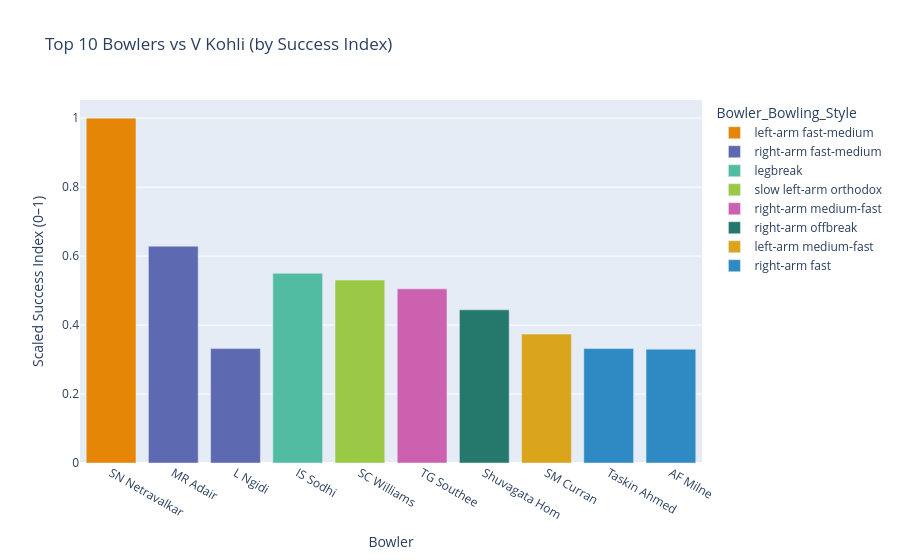
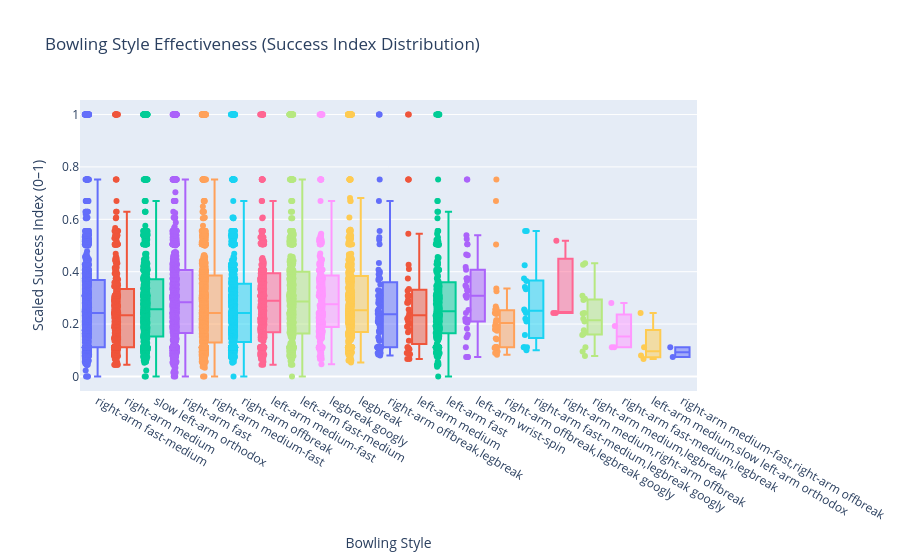
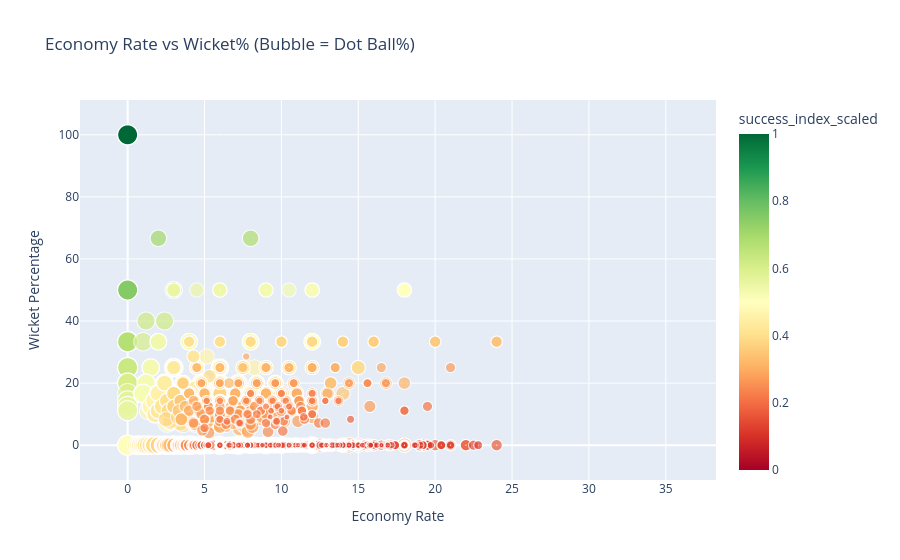

The cell these charts' notebook holds for them, in order:
### Code cell
import plotly.express as px
import plotly.graph_objects as go

# Load the generated success model file (if not already in memory)
bowling_success = pd.read_csv('bowling_success_model.csv')

print(" Bowling success data loaded:", bowling_success.shape)

# Ensure proper sorting for display
bowling_success.sort_values(by='success_index_scaled', ascending=False, inplace=True)

#  Function: Top Bowlers vs a Specific Batsman ---
def show_top_bowlers_vs_batsman(batsman_query, top_n=10):
    # Case-insensitive partial matching
    mask = bowling_success['Batsman_Name'].str.lower().str.contains(batsman_query.lower(), na=False)
    subset = bowling_success[mask]
    
    if subset.empty:
        # Suggest similar names if not found
        possible_matches = [name for name in bowling_success['Batsman_Name'].unique() if batsman_query.lower() in name.lower()]
        if possible_matches:
            print(f"No exact match, but similar names found: {possible_matches[:5]}")
        else:
            print(f"No data found for '{batsman_query}'. Try a partial name (e.g., 'kohli' instead of 'Virat Kohli').")
        return
    
    fig = px.bar(
        subset.head(top_n),
        x='Bowler_Name',
        y='success_index_scaled',
        color='Bowler_Bowling_Style',
        hover_data=['economy_rate', 'wicket_percentage', 'dot_ball_percentage'],
        title=f"Top {top_n} Bowlers vs {subset['Batsman_Name'].iloc[0]} (by Success Index)",
        color_discrete_sequence=px.colors.qualitative.Vivid
    )
    fig.update_layout(xaxis_title='Bowler', yaxis_title='Scaled Success Index (0–1)')
    fig.show()

# Try again with partial matching
show_top_bowlers_vs_batsman("kohli")
# Bowling Style Performance Comparison 
def show_bowling_style_comparison():
    fig = px.box(
        bowling_success,
        x='Bowler_Bowling_Style',
        y='success_index_scaled',
        color='Bowler_Bowling_Style',
        title='Bowling Style Effectiveness (Success Index Distribution)',
        points='all'
    )
    fig.update_layout(xaxis_title='Bowling Style', yaxis_title='Scaled Success Index (0–1)', showlegend=False)
    fig.show()

#  Economy vs Wicket% Scatter ---
def show_economy_vs_wickets():
    fig = px.scatter(
        bowling_success,
        x='economy_rate',
        y='wicket_percentage',
        size='dot_ball_percentage',
        color='success_index_scaled',
        hover_name='Bowler_Name',
        title='Economy Rate vs Wicket% (Bubble = Dot Ball%)',
        color_continuous_scale='RdYlGn'
    )
    fig.update_layout(xaxis_title='Economy Rate', yaxis_title='Wicket Percentage')
    fig.show()


show_bowling_style_comparison()
show_economy_vs_wickets()

### Figure 1 — Plotly figure (JSON) as saved in the notebook; plotly's stock layout.template omitted (floating-point values rounded to 4 significant figures)
{"data": [{"customdata": [[0.0, 100.0, 100.0]], "hovertemplate": "Bowler_Bowling_Style=left-arm fast-medium<br>Bowler_Name=%{x}<br>success_index_scaled=%{y}<br>economy_rate=%{customdata[0]}<br>wicket_percentage=%{customdata[1]}<br>dot_ball_percentage=%{customdata[2]}<extra></extra>", "legendgroup": "left-arm fast-medium", "marker": {"color": "rgb(229, 134, 6)", "pattern": {"shape": ""}}, "name": "left-arm fast-medium", "orientation": "v", "showlegend": true, "textposition": "auto", "type": "bar", "x": ["SN Netravalkar"], "xaxis": "x", "y": [1.0], "yaxis": "y"}, {"customdata": [[0.0, 25.0, 100.0], [8.571, 14.29, 42.86]], "hovertemplate": "Bowler_Bowling_Style=right-arm fast-medium<br>Bowler_Name=%{x}<br>success_index_scaled=%{y}<br>economy_rate=%{customdata[0]}<br>wicket_percentage=%{customdata[1]}<br>dot_ball_percentage=%{customdata[2]}<extra></extra>", "legendgroup": "right-arm fast-medium", "marker": {"color": "rgb(93, 105, 177)", "pattern": {"shape": ""}}, "name": "right-arm fast-medium", "orientation": "v", "showlegend": true, "textposition": "auto", "type": "bar", "x": ["MR Adair", "L Ngidi"], "xaxis": "x", "y": [0.6287, 0.3317], "yaxis": "y"}, {"customdata": [[4.5, 50.0, 50.0]], "hovertemplate": "Bowler_Bowling_Style=legbreak<br>Bowler_Name=%{x}<br>success_index_scaled=%{y}<br>economy_rate=%{customdata[0]}<br>wicket_percentage=%{customdata[1]}<br>dot_ball_percentage=%{customdata[2]}<extra></extra>", "legendgroup": "legbreak", "marker": {"color": "rgb(82, 188, 163)", "pattern": {"shape": ""}}, "name": "legbreak", "orientation": "v", "showlegend": true, "textposition": "auto", "type": "bar", "x": ["IS Sodhi"], "xaxis": "x", "y": [0.5501], "yaxis": "y"}, {"customdata": [[1.5, 25.0, 75.0]], "hovertemplate": "Bowler_Bowling_Style=slow left-arm orthodox<br>Bowler_Name=%{x}<br>success_index_scaled=%{y}<br>economy_rate=%{customdata[0]}<br>wicket_percentage=%{customdata[1]}<br>dot_ball_percentage=%{customdata[2]}<extra></extra>", "legendgroup": "slow left-arm orthodox", "marker": {"color": "rgb(153, 201, 69)", "pattern": {"shape": ""}}, "name": "slow left-arm orthodox", "orientation": "v", "showlegend": true, "textposition": "auto", "type": "bar", "x": ["SC Williams"], "xaxis": "x", "y": [0.5303], "yaxis": "y"}, {"customdata": [[0.0, 0.0, 100.0]], "hovertemplate": "Bowler_Bowling_Style=right-arm medium-fast<br>Bowler_Name=%{x}<br>success_index_scaled=%{y}<br>economy_rate=%{customdata[0]}<br>wicket_percentage=%{customdata[1]}<br>dot_ball_percentage=%{customdata[2]}<extra></extra>", "legendgroup": "right-arm medium-fast", "marker": {"color": "rgb(204, 97, 176)", "pattern": {"shape": ""}}, "name": "right-arm medium-fast", "orientation": "v", "showlegend": true, "textposition": "auto", "type": "bar", "x": ["TG Southee"], "xaxis": "x", "y": [0.505], "yaxis": "y"}, {"customdata": [[6.857, 14.29, 71.43]], "hovertemplate": "Bowler_Bowling_Style=right-arm offbreak<br>Bowler_Name=%{x}<br>success_index_scaled=%{y}<br>economy_rate=%{customdata[0]}<br>wicket_percentage=%{customdata[1]}<br>dot_ball_percentage=%{customdata[2]}<extra></extra>", "legendgroup": "right-arm offbreak", "marker": {"color": "rgb(36, 121, 108)", "pattern": {"shape": ""}}, "name": "right-arm offbreak", "orientation": "v", "showlegend": true, "textposition": "auto", "type": "bar", "x": ["Shuvagata Hom"], "xaxis": "x", "y": [0.4441], "yaxis": "y"}, {"customdata": [[2.0, 0.0, 66.67]], "hovertemplate": "Bowler_Bowling_Style=left-arm medium-fast<br>Bowler_Name=%{x}<br>success_index_scaled=%{y}<br>economy_rate=%{customdata[0]}<br>wicket_percentage=%{customdata[1]}<br>dot_ball_percentage=%{customdata[2]}<extra></extra>", "legendgroup": "left-arm medium-fast", "marker": {"color": "rgb(218, 165, 27)", "pattern": {"shape": ""}}, "name": "left-arm medium-fast", "orientation": "v", "showlegend": true, "textposition": "auto", "type": "bar", "x": ["SM Curran"], "xaxis": "x", "y": [0.3738], "yaxis": "y"}, {"customdata": [[6.6, 0.0, 60.0], [2.667, 0.0, 55.56]], "hovertemplate": "Bowler_Bowling_Style=right-arm fast<br>Bowler_Name=%{x}<br>success_index_scaled=%{y}<br>economy_rate=%{customdata[0]}<br>wicket_percentage=%{customdata[1]}<br>dot_ball_percentage=%{customdata[2]}<extra></extra>", "legendgroup": "right-arm fast", "marker": {"color": "rgb(47, 138, 196)", "pattern": {"shape": ""}}, "name": "right-arm fast", "orientation": "v", "showlegend": true, "textposition": "auto", "type": "bar", "x": ["Taskin Ahmed", "AF Milne"], "xaxis": "x", "y": [0.3319, 0.33], "yaxis": "y"}], "layout": {"barmode": "relative", "legend": {"title": {"text": "Bowler_Bowling_Style"}, "tracegroupgap": 0}, "title": {"text": "Top 10 Bowlers vs V Kohli (by Success Index)"}, "xaxis": {"anchor": "y", "domain": [0, 1], "title": {"text": "Bowler"}}, "yaxis": {"anchor": "x", "domain": [0, 1], "title": {"text": "Scaled Success Index (0–1)"}}}}

### Figure 2 — Plotly figure (JSON) as saved in the notebook; plotly's stock layout.template omitted (floating-point values rounded to 4 significant figures; data arrays with more than 128 entries replaced by an {"elided": "..."} marker saying what was removed)
{"data": [{"alignmentgroup": "True", "boxpoints": "all", "hovertemplate": "Bowler_Bowling_Style=%{x}<br>success_index_scaled=%{y}<extra></extra>", "legendgroup": "right-arm fast-medium", "marker": {"color": "#636efa"}, "name": "right-arm fast-medium", "notched": false, "offsetgroup": "right-arm fast-medium", "orientation": "v", "showlegend": true, "type": "box", "x": {"elided": "1061 str values"}, "x0": " ", "xaxis": "x", "y": {"elided": "1061 float values"}, "y0": " ", "yaxis": "y"}, {"alignmentgroup": "True", "boxpoints": "all", "hovertemplate": "Bowler_Bowling_Style=%{x}<br>success_index_scaled=%{y}<extra></extra>", "legendgroup": "right-arm medium", "marker": {"color": "#EF553B"}, "name": "right-arm medium", "notched": false, "offsetgroup": "right-arm medium", "orientation": "v", "showlegend": true, "type": "box", "x": {"elided": "342 str values"}, "x0": " ", "xaxis": "x", "y": {"elided": "342 float values"}, "y0": " ", "yaxis": "y"}, {"alignmentgroup": "True", "boxpoints": "all", "hovertemplate": "Bowler_Bowling_Style=%{x}<br>success_index_scaled=%{y}<extra></extra>", "legendgroup": "slow left-arm orthodox", "marker": {"color": "#00cc96"}, "name": "slow left-arm orthodox", "notched": false, "offsetgroup": "slow left-arm orthodox", "orientation": "v", "showlegend": true, "type": "box", "x": {"elided": "881 str values"}, "x0": " ", "xaxis": "x", "y": {"elided": "881 float values"}, "y0": " ", "yaxis": "y"}, {"alignmentgroup": "True", "boxpoints": "all", "hovertemplate": "Bowler_Bowling_Style=%{x}<br>success_index_scaled=%{y}<extra></extra>", "legendgroup": "right-arm fast", "marker": {"color": "#ab63fa"}, "name": "right-arm fast", "notched": false, "offsetgroup": "right-arm fast", "orientation": "v", "showlegend": true, "type": "box", "x": {"elided": "1034 str values"}, "x0": " ", "xaxis": "x", "y": {"elided": "1034 float values"}, "y0": " ", "yaxis": "y"}, {"alignmentgroup": "True", "boxpoints": "all", "hovertemplate": "Bowler_Bowling_Style=%{x}<br>success_index_scaled=%{y}<extra></extra>", "legendgroup": "right-arm medium-fast", "marker": {"color": "#FFA15A"}, "name": "right-arm medium-fast", "notched": false, "offsetgroup": "right-arm medium-fast", "orientation": "v", "showlegend": true, "type": "box", "x": {"elided": "931 str values"}, "x0": " ", "xaxis": "x", "y": {"elided": "931 float values"}, "y0": " ", "yaxis": "y"}, {"alignmentgroup": "True", "boxpoints": "all", "hovertemplate": "Bowler_Bowling_Style=%{x}<br>success_index_scaled=%{y}<extra></extra>", "legendgroup": "right-arm offbreak", "marker": {"color": "#19d3f3"}, "name": "right-arm offbreak", "notched": false, "offsetgroup": "right-arm offbreak", "orientation": "v", "showlegend": true, "type": "box", "x": {"elided": "672 str values"}, "x0": " ", "xaxis": "x", "y": {"elided": "672 float values"}, "y0": " ", "yaxis": "y"}, {"alignmentgroup": "True", "boxpoints": "all", "hovertemplate": "Bowler_Bowling_Style=%{x}<br>success_index_scaled=%{y}<extra></extra>", "legendgroup": "left-arm medium-fast", "marker": {"color": "#FF6692"}, "name": "left-arm medium-fast", "notched": false, "offsetgroup": "left-arm medium-fast", "orientation": "v", "showlegend": true, "type": "box", "x": {"elided": "313 str values"}, "x0": " ", "xaxis": "x", "y": {"elided": "313 float values"}, "y0": " ", "yaxis": "y"}, {"alignmentgroup": "True", "boxpoints": "all", "hovertemplate": "Bowler_Bowling_Style=%{x}<br>success_index_scaled=%{y}<extra></extra>", "legendgroup": "left-arm fast-medium", "marker": {"color": "#B6E880"}, "name": "left-arm fast-medium", "notched": false, "offsetgroup": "left-arm fast-medium", "orientation": "v", "showlegend": true, "type": "box", "x": {"elided": "558 str values"}, "x0": " ", "xaxis": "x", "y": {"elided": "558 float values"}, "y0": " ", "yaxis": "y"}, {"alignmentgroup": "True", "boxpoints": "all", "hovertemplate": "Bowler_Bowling_Style=%{x}<br>success_index_scaled=%{y}<extra></extra>", "legendgroup": "legbreak googly", "marker": {"color": "#FF97FF"}, "name": "legbreak googly", "notched": false, "offsetgroup": "legbreak googly", "orientation": "v", "showlegend": true, "type": "box", "x": {"elided": "252 str values"}, "x0": " ", "xaxis": "x", "y": {"elided": "252 float values"}, "y0": " ", "yaxis": "y"}, {"alignmentgroup": "True", "boxpoints": "all", "hovertemplate": "Bowler_Bowling_Style=%{x}<br>success_index_scaled=%{y}<extra></extra>", "legendgroup": "legbreak", "marker": {"color": "#FECB52"}, "name": "legbreak", "notched": false, "offsetgroup": "legbreak", "orientation": "v", "showlegend": true, "type": "box", "x": {"elided": "441 str values"}, "x0": " ", "xaxis": "x", "y": {"elided": "441 float values"}, "y0": " ", "yaxis": "y"}, {"alignmentgroup": "True", "boxpoints": "all", "hovertemplate": "Bowler_Bowling_Style=%{x}<br>success_index_scaled=%{y}<extra></extra>", "legendgroup": "right-arm offbreak,legbreak", "marker": {"color": "#636efa"}, "name": "right-arm offbreak,legbreak", "notched": false, "offsetgroup": "right-arm offbreak,legbreak", "orientation": "v", "showlegend": true, "type": "box", "x": ["right-arm offbreak,legbreak", "right-arm offbreak,legbreak", "right-arm offbreak,legbreak", "right-arm offbreak,legbreak", "right-arm offbreak,legbreak", "right-arm offbreak,legbreak", "right-arm offbreak,legbreak", "right-arm offbreak,legbreak", "right-arm offbreak,legbreak", "right-arm offbreak,legbreak", "right-arm offbreak,legbreak", "right-arm offbreak,legbreak", "right-arm offbreak,legbreak", "right-arm offbreak,legbreak", "right-arm offbreak,legbreak", "right-arm offbreak,legbreak", "right-arm offbreak,legbreak", "right-arm offbreak,legbreak", "right-arm offbreak,legbreak", "right-arm offbreak,legbreak", "right-arm offbreak,legbreak", "right-arm offbreak,legbreak", "right-arm offbreak,legbreak", "right-arm offbreak,legbreak", "right-arm offbreak,legbreak", "right-arm offbreak,legbreak", "right-arm offbreak,legbreak", "right-arm offbreak,legbreak", "right-arm offbreak,legbreak", "right-arm offbreak,legbreak", "right-arm offbreak,legbreak", "right-arm offbreak,legbreak", "right-arm offbreak,legbreak", "right-arm offbreak,legbreak", "right-arm offbreak,legbreak", "right-arm offbreak,legbreak", "right-arm offbreak,legbreak", "right-arm offbreak,legbreak", "right-arm offbreak,legbreak", "right-arm offbreak,legbreak", "right-arm offbreak,legbreak", "right-arm offbreak,legbreak", "right-arm offbreak,legbreak", "right-arm offbreak,legbreak", "right-arm offbreak,legbreak", "right-arm offbreak,legbreak", "right-arm offbreak,legbreak", "right-arm offbreak,legbreak", "right-arm offbreak,legbreak", "right-arm offbreak,legbreak", "right-arm offbreak,legbreak", "right-arm offbreak,legbreak", "right-arm offbreak,legbreak", "right-arm offbreak,legbreak", "right-arm offbreak,legbreak", "right-arm offbreak,legbreak", "right-arm offbreak,legbreak", "right-arm offbreak,legbreak", "right-arm offbreak,legbreak", "right-arm offbreak,legbreak", "right-arm offbreak,legbreak", "right-arm offbreak,legbreak", "right-arm offbreak,legbreak", "right-arm offbreak,legbreak", "right-arm offbreak,legbreak", "right-arm offbreak,legbreak", "right-arm offbreak,legbreak", "right-arm offbreak,legbreak", "right-arm offbreak,legbreak", "right-arm offbreak,legbreak", "right-arm offbreak,legbreak", "right-arm offbreak,legbreak", "right-arm offbreak,legbreak", "right-arm offbreak,legbreak", "right-arm offbreak,legbreak", "right-arm offbreak,legbreak"], "x0": " ", "xaxis": "x", "y": [1.0, 1.0, 1.0, 0.7525, 0.67, 0.5557, 0.5314, 0.5223, 0.505, 0.4332, 0.4076, 0.4002, 0.3927, 0.3899, 0.3738, 0.3738, 0.3738, 0.3738, 0.3678, 0.3508, 0.3292, 0.3267, 0.3092, 0.3082, 0.3082, 0.3057, 0.2915, 0.2891, 0.2801, 0.2786, 0.2673, 0.2577, 0.2505, 0.2426, 0.2426, 0.2426, 0.239, 0.239, 0.2351, 0.2302, 0.2238, 0.2207, 0.2203, 0.2167, 0.2116, 0.2098, 0.2079, 0.2066, 0.1988, 0.1865, 0.1733, 0.1678, 0.15, 0.1411, 0.1353, 0.1114, 0.1114, 0.1114, 0.1114, 0.1114, 0.1114, 0.1114, 0.1114, 0.1114, 0.1114, 0.1114, 0.1114, 0.1069, 0.1058, 0.104, 0.1002, 0.09468, 0.08911, 0.08911, 0.08354, 0.0802], "y0": " ", "yaxis": "y"}, {"alignmentgroup": "True", "boxpoints": "all", "hovertemplate": "Bowler_Bowling_Style=%{x}<br>success_index_scaled=%{y}<extra></extra>", "legendgroup": "left-arm medium", "marker": {"color": "#EF553B"}, "name": "left-arm medium", "notched": false, "offsetgroup": "left-arm medium", "orientation": "v", "showlegend": true, "type": "box", "x": ["left-arm medium", "left-arm medium", "left-arm medium", "left-arm medium", "left-arm medium", "left-arm medium", "left-arm medium", "left-arm medium", "left-arm medium", "left-arm medium", "left-arm medium", "left-arm medium", "left-arm medium", "left-arm medium", "left-arm medium", "left-arm medium", "left-arm medium", "left-arm medium", "left-arm medium", "left-arm medium", "left-arm medium", "left-arm medium", "left-arm medium", "left-arm medium", "left-arm medium", "left-arm medium", "left-arm medium", "left-arm medium", "left-arm medium", "left-arm medium", "left-arm medium", "left-arm medium", "left-arm medium", "left-arm medium", "left-arm medium", "left-arm medium", "left-arm medium", "left-arm medium", "left-arm medium", "left-arm medium"], "x0": " ", "xaxis": "x", "y": [1.0, 1.0, 0.7525, 0.7525, 0.7525, 0.5446, 0.4264, 0.4101, 0.3738, 0.3342, 0.3276, 0.3082, 0.3082, 0.3082, 0.2915, 0.2859, 0.2818, 0.2814, 0.2554, 0.2393, 0.2277, 0.2203, 0.2203, 0.2098, 0.2014, 0.1931, 0.1901, 0.177, 0.1691, 0.1361, 0.1114, 0.1114, 0.1058, 0.104, 0.104, 0.08911, 0.08911, 0.08465, 0.06683, 0.06683], "y0": " ", "yaxis": "y"}, {"alignmentgroup": "True", "boxpoints": "all", "hovertemplate": "Bowler_Bowling_Style=%{x}<br>success_index_scaled=%{y}<extra></extra>", "legendgroup": "left-arm fast", "marker": {"color": "#00cc96"}, "name": "left-arm fast", "notched": false, "offsetgroup": "left-arm fast", "orientation": "v", "showlegend": true, "type": "box", "x": {"elided": "249 str values"}, "x0": " ", "xaxis": "x", "y": {"elided": "249 float values"}, "y0": " ", "yaxis": "y"}, {"alignmentgroup": "True", "boxpoints": "all", "hovertemplate": "Bowler_Bowling_Style=%{x}<br>success_index_scaled=%{y}<extra></extra>", "legendgroup": "left-arm wrist-spin", "marker": {"color": "#ab63fa"}, "name": "left-arm wrist-spin", "notched": false, "offsetgroup": "left-arm wrist-spin", "orientation": "v", "showlegend": true, "type": "box", "x": ["left-arm wrist-spin", "left-arm wrist-spin", "left-arm wrist-spin", "left-arm wrist-spin", "left-arm wrist-spin", "left-arm wrist-spin", "left-arm wrist-spin", "left-arm wrist-spin", "left-arm wrist-spin", "left-arm wrist-spin", "left-arm wrist-spin", "left-arm wrist-spin", "left-arm wrist-spin", "left-arm wrist-spin", "left-arm wrist-spin", "left-arm wrist-spin", "left-arm wrist-spin", "left-arm wrist-spin", "left-arm wrist-spin", "left-arm wrist-spin", "left-arm wrist-spin", "left-arm wrist-spin", "left-arm wrist-spin", "left-arm wrist-spin", "left-arm wrist-spin", "left-arm wrist-spin", "left-arm wrist-spin", "left-arm wrist-spin", "left-arm wrist-spin", "left-arm wrist-spin", "left-arm wrist-spin", "left-arm wrist-spin", "left-arm wrist-spin", "left-arm wrist-spin", "left-arm wrist-spin", "left-arm wrist-spin", "left-arm wrist-spin", "left-arm wrist-spin"], "x0": " ", "xaxis": "x", "y": [0.7525, 0.7525, 0.5388, 0.5252, 0.505, 0.505, 0.4657, 0.4632, 0.4183, 0.4076, 0.3738, 0.3738, 0.3738, 0.3655, 0.3475, 0.3413, 0.328, 0.3272, 0.3082, 0.3082, 0.3082, 0.3005, 0.2542, 0.2426, 0.2205, 0.2167, 0.2116, 0.2111, 0.2098, 0.2098, 0.2054, 0.1819, 0.1589, 0.15, 0.1114, 0.07426, 0.07426, 0.07426], "y0": " ", "yaxis": "y"}, {"alignmentgroup": "True", "boxpoints": "all", "hovertemplate": "Bowler_Bowling_Style=%{x}<br>success_index_scaled=%{y}<extra></extra>", "legendgroup": "right-arm offbreak,legbreak googly", "marker": {"color": "#FFA15A"}, "name": "right-arm offbreak,legbreak googly", "notched": false, "offsetgroup": "right-arm offbreak,legbreak googly", "orientation": "v", "showlegend": true, "type": "box", "x": ["right-arm offbreak,legbreak googly", "right-arm offbreak,legbreak googly", "right-arm offbreak,legbreak googly", "right-arm offbreak,legbreak googly", "right-arm offbreak,legbreak googly", "right-arm offbreak,legbreak googly", "right-arm offbreak,legbreak googly", "right-arm offbreak,legbreak googly", "right-arm offbreak,legbreak googly", "right-arm offbreak,legbreak googly", "right-arm offbreak,legbreak googly", "right-arm offbreak,legbreak googly", "right-arm offbreak,legbreak googly", "right-arm offbreak,legbreak googly", "right-arm offbreak,legbreak googly", "right-arm offbreak,legbreak googly", "right-arm offbreak,legbreak googly", "right-arm offbreak,legbreak googly", "right-arm offbreak,legbreak googly", "right-arm offbreak,legbreak googly", "right-arm offbreak,legbreak googly", "right-arm offbreak,legbreak googly", "right-arm offbreak,legbreak googly", "right-arm offbreak,legbreak googly", "right-arm offbreak,legbreak googly", "right-arm offbreak,legbreak googly", "right-arm offbreak,legbreak googly", "right-arm offbreak,legbreak googly", "right-arm offbreak,legbreak googly", "right-arm offbreak,legbreak googly", "right-arm offbreak,legbreak googly", "right-arm offbreak,legbreak googly", "right-arm offbreak,legbreak googly", "right-arm offbreak,legbreak googly", "right-arm offbreak,legbreak googly", "right-arm offbreak,legbreak googly", "right-arm offbreak,legbreak googly"], "x0": " ", "xaxis": "x", "y": [0.7525, 0.67, 0.5039, 0.3354, 0.3253, 0.2668, 0.259, 0.2554, 0.2554, 0.2525, 0.2467, 0.2426, 0.2426, 0.2426, 0.2424, 0.2389, 0.2143, 0.2143, 0.2042, 0.1931, 0.1909, 0.1901, 0.1791, 0.1791, 0.1748, 0.1453, 0.1418, 0.1114, 0.1114, 0.1114, 0.1114, 0.1114, 0.1114, 0.1087, 0.09547, 0.08911, 0.08274], "y0": " ", "yaxis": "y"}, {"alignmentgroup": "True", "boxpoints": "all", "hovertemplate": "Bowler_Bowling_Style=%{x}<br>success_index_scaled=%{y}<extra></extra>", "legendgroup": "right-arm fast-medium,legbreak googly", "marker": {"color": "#19d3f3"}, "name": "right-arm fast-medium,legbreak googly", "notched": false, "offsetgroup": "right-arm fast-medium,legbreak googly", "orientation": "v", "showlegend": true, "type": "box", "x": ["right-arm fast-medium,legbreak googly", "right-arm fast-medium,legbreak googly", "right-arm fast-medium,legbreak googly", "right-arm fast-medium,legbreak googly", "right-arm fast-medium,legbreak googly", "right-arm fast-medium,legbreak googly", "right-arm fast-medium,legbreak googly", "right-arm fast-medium,legbreak googly", "right-arm fast-medium,legbreak googly", "right-arm fast-medium,legbreak googly", "right-arm fast-medium,legbreak googly", "right-arm fast-medium,legbreak googly", "right-arm fast-medium,legbreak googly", "right-arm fast-medium,legbreak googly", "right-arm fast-medium,legbreak googly", "right-arm fast-medium,legbreak googly", "right-arm fast-medium,legbreak googly"], "x0": " ", "xaxis": "x", "y": [0.5557, 0.5557, 0.4243, 0.3738, 0.3645, 0.3412, 0.3331, 0.2554, 0.2506, 0.2426, 0.2207, 0.2098, 0.1584, 0.1114, 0.1114, 0.1114, 0.1002], "y0": " ", "yaxis": "y"}, {"alignmentgroup": "True", "boxpoints": "all", "hovertemplate": "Bowler_Bowling_Style=%{x}<br>success_index_scaled=%{y}<extra></extra>", "legendgroup": "right-arm medium,right-arm offbreak", "marker": {"color": "#FF6692"}, "name": "right-arm medium,right-arm offbreak", "notched": false, "offsetgroup": "right-arm medium,right-arm offbreak", "orientation": "v", "showlegend": true, "type": "box", "x": ["right-arm medium,right-arm offbreak", "right-arm medium,right-arm offbreak", "right-arm medium,right-arm offbreak"], "x0": " ", "xaxis": "x", "y": [0.5182, 0.2426, 0.2426], "y0": " ", "yaxis": "y"}, {"alignmentgroup": "True", "boxpoints": "all", "hovertemplate": "Bowler_Bowling_Style=%{x}<br>success_index_scaled=%{y}<extra></extra>", "legendgroup": "right-arm medium,legbreak", "marker": {"color": "#B6E880"}, "name": "right-arm medium,legbreak", "notched": false, "offsetgroup": "right-arm medium,legbreak", "orientation": "v", "showlegend": true, "type": "box", "x": ["right-arm medium,legbreak", "right-arm medium,legbreak", "right-arm medium,legbreak", "right-arm medium,legbreak", "right-arm medium,legbreak", "right-arm medium,legbreak", "right-arm medium,legbreak", "right-arm medium,legbreak", "right-arm medium,legbreak", "right-arm medium,legbreak", "right-arm medium,legbreak", "right-arm medium,legbreak", "right-arm medium,legbreak", "right-arm medium,legbreak", "right-arm medium,legbreak", "right-arm medium,legbreak"], "x0": " ", "xaxis": "x", "y": [0.4319, 0.4264, 0.3082, 0.297, 0.2915, 0.2426, 0.2403, 0.2203, 0.2098, 0.1767, 0.1678, 0.1621, 0.1578, 0.1114, 0.09547, 0.07797], "y0": " ", "yaxis": "y"}, {"alignmentgroup": "True", "boxpoints": "all", "hovertemplate": "Bowler_Bowling_Style=%{x}<br>success_index_scaled=%{y}<extra></extra>", "legendgroup": "right-arm fast-medium,legbreak", "marker": {"color": "#FF97FF"}, "name": "right-arm fast-medium,legbreak", "notched": false, "offsetgroup": "right-arm fast-medium,legbreak", "orientation": "v", "showlegend": true, "type": "box", "x": ["right-arm fast-medium,legbreak", "right-arm fast-medium,legbreak", "right-arm fast-medium,legbreak", "right-arm fast-medium,legbreak"], "x0": " ", "xaxis": "x", "y": [0.2803, 0.1931, 0.1114, 0.1114], "y0": " ", "yaxis": "y"}, {"alignmentgroup": "True", "boxpoints": "all", "hovertemplate": "Bowler_Bowling_Style=%{x}<br>success_index_scaled=%{y}<extra></extra>", "legendgroup": "left-arm medium,slow left-arm orthodox", "marker": {"color": "#FECB52"}, "name": "left-arm medium,slow left-arm orthodox", "notched": false, "offsetgroup": "left-arm medium,slow left-arm orthodox", "orientation": "v", "showlegend": true, "type": "box", "x": ["left-arm medium,slow left-arm orthodox", "left-arm medium,slow left-arm orthodox", "left-arm medium,slow left-arm orthodox", "left-arm medium,slow left-arm orthodox"], "x0": " ", "xaxis": "x", "y": [0.2426, 0.1114, 0.0802, 0.06683], "y0": " ", "yaxis": "y"}, {"alignmentgroup": "True", "boxpoints": "all", "hovertemplate": "Bowler_Bowling_Style=%{x}<br>success_index_scaled=%{y}<extra></extra>", "legendgroup": "right-arm medium-fast,right-arm offbreak", "marker": {"color": "#636efa"}, "name": "right-arm medium-fast,right-arm offbreak", "notched": false, "offsetgroup": "right-arm medium-fast,right-arm offbreak", "orientation": "v", "showlegend": true, "type": "box", "x": ["right-arm medium-fast,right-arm offbreak", "right-arm medium-fast,right-arm offbreak"], "x0": " ", "xaxis": "x", "y": [0.1114, 0.07426], "y0": " ", "yaxis": "y"}], "layout": {"boxmode": "overlay", "legend": {"title": {"text": "Bowler_Bowling_Style"}, "tracegroupgap": 0}, "showlegend": false, "title": {"text": "Bowling Style Effectiveness (Success Index Distribution)"}, "xaxis": {"anchor": "y", "categoryarray": ["right-arm fast-medium", "right-arm medium", "slow left-arm orthodox", "right-arm fast", "right-arm medium-fast", "right-arm offbreak", "left-arm medium-fast", "left-arm fast-medium", "legbreak googly", "legbreak", "right-arm offbreak,legbreak", "left-arm medium", "left-arm fast", "left-arm wrist-spin", "right-arm offbreak,legbreak googly", "right-arm fast-medium,legbreak googly", "right-arm medium,right-arm offbreak", "right-arm medium,legbreak", "right-arm fast-medium,legbreak", "left-arm medium,slow left-arm orthodox", "right-arm medium-fast,right-arm offbreak"], "categoryorder": "array", "domain": [0, 1], "title": {"text": "Bowling Style"}}, "yaxis": {"anchor": "x", "domain": [0, 1], "title": {"text": "Scaled Success Index (0–1)"}}}}

### Figure 3 — Plotly figure (JSON) as saved in the notebook; plotly's stock layout.template omitted (floating-point values rounded to 4 significant figures; data arrays with more than 128 entries replaced by an {"elided": "..."} marker saying what was removed)
{"data": [{"hovertemplate": "<b>%{hovertext}</b><br><br>economy_rate=%{x}<br>wicket_percentage=%{y}<br>dot_ball_percentage=%{marker.size}<br>success_index_scaled=%{marker.color}<extra></extra>", "hovertext": {"elided": "6971 str values"}, "legendgroup": "", "marker": {"color": {"elided": "6971 float values"}, "coloraxis": "coloraxis", "size": {"elided": "6971 float values"}, "sizemode": "area", "sizeref": 0.25, "symbol": "circle"}, "mode": "markers", "name": "", "showlegend": false, "type": "scattergl", "x": {"elided": "6971 float values"}, "xaxis": "x", "y": {"elided": "6971 float values"}, "yaxis": "y"}], "layout": {"coloraxis": {"colorbar": {"title": {"text": "success_index_scaled"}}, "colorscale": [[0, "rgb(165,0,38)"], [0.1, "rgb(215,48,39)"], [0.2, "rgb(244,109,67)"], [0.3, "rgb(253,174,97)"], [0.4, "rgb(254,224,139)"], [0.5, "rgb(255,255,191)"], [0.6, "rgb(217,239,139)"], [0.7, "rgb(166,217,106)"], [0.8, "rgb(102,189,99)"], [0.9, "rgb(26,152,80)"], [1, "rgb(0,104,55)"]]}, "legend": {"itemsizing": "constant", "tracegroupgap": 0}, "title": {"text": "Economy Rate vs Wicket% (Bubble = Dot Ball%)"}, "xaxis": {"anchor": "y", "domain": [0, 1], "title": {"text": "Economy Rate"}}, "yaxis": {"anchor": "x", "domain": [0, 1], "title": {"text": "Wicket Percentage"}}}}
